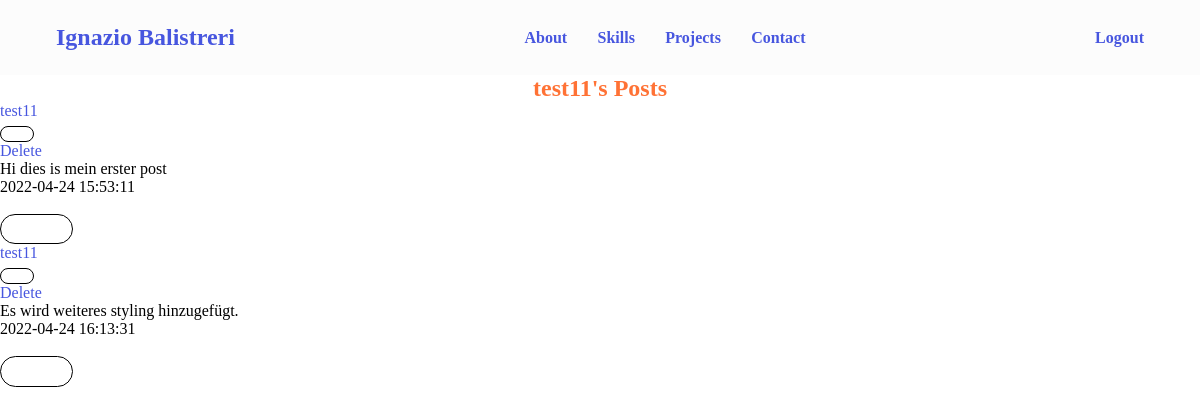
The app's page /posts/test11 (signed in), older data.
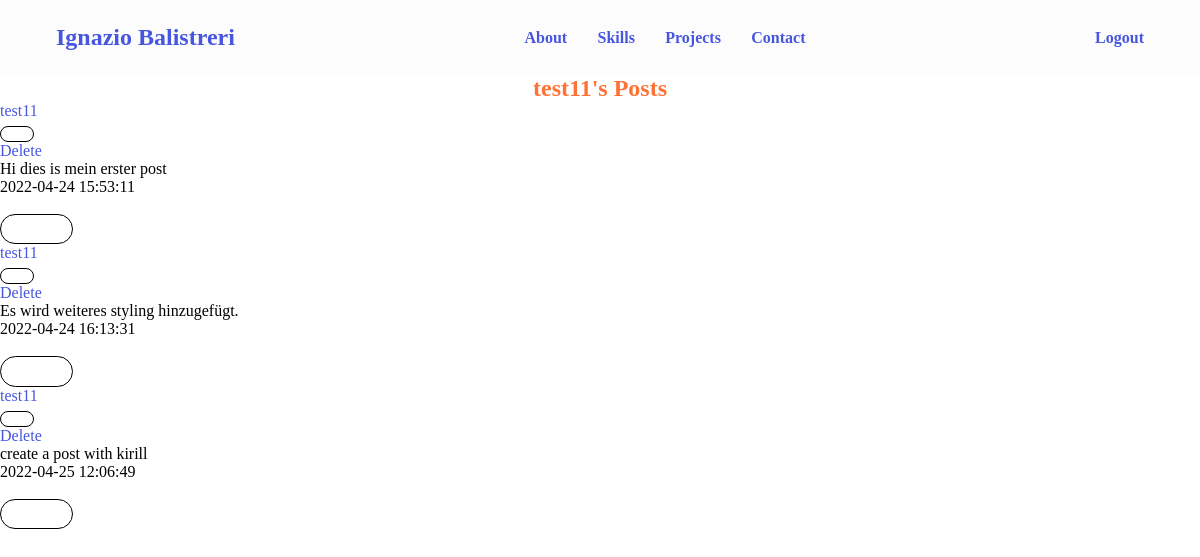
The same page, newer data.
### website/models.py (models this page shows)
class User(db.Model, UserMixin):
    id = db.Column(db.Integer, primary_key=True)
    email = db.Column(db.String(80), unique=True)
    username = db.Column(db.String(80), unique=True)
    password = db.Column(db.String(80))
    date_created = db.Column(db.DateTime(timezone=True), default=func.now())
    posts = db.relationship("Post", backref="user", passive_deletes=True)

class Post(db.Model):
    id = db.Column(db.Integer, primary_key=True)
    text = db.Column(db.Text, nullable=False)
    date_created = db.Column(db.DateTime(timezone=True), default=func.now())
    author = db.Column(db.Integer, db.ForeignKey("user.id", ondelete="CASCADE"), nullable=False)

### website/views.py (the view)
@views.route("/posts/<username>")
@login_required
def posts(username):
    user = User.query.filter_by(username=username).first()
    if not user:
        flash("User does not exist.", category="error")
        return redirect(url_for("views.index"))
    posts = Post.query.filter_by(author=user.id).all()
    return render_template("posts.html", user=current_user, posts=posts, username=username)

### website/__init__.py (called while the page is built)
def create_app():
    app = Flask(__name__)
    app.config['SECRET_KEY'] = "helloworld"
    app.config["SQLALCHEMY_DATABASE_URI"] = f"sqlite:///{DB_NAME}"
    db.init_app(app)
    from .views import views
    from .auth import auth
    app.register_blueprint(views, url_prefix="/")
    app.register_blueprint(auth, url_prefix="/")
    from .models import User, Post
    create_database(app)
    login_manager = LoginManager()
    login_manager.login_view = "auth.login"
    login_manager.init_app(app)
    @login_manager.user_loader
    def load_user(id):
        return User.query.get(int(id))
    return app

### website/templates/posts.html (shortened to what this page needs)
{% extends "posts_div.html" %}
{% block header %}
{{username}}'s Posts
{% endblock %}

### website/templates/posts_div.html (shortened to what this page needs)
{% extends "base.html" %}
{% block content %}
<h2 class="create-post-h2">{% block header %}Take a look at other postings{% endblock %}</h2>
<div id="posts">
    {% for post in posts %}
    <div class="card border-dark">
        <div class="card-header d-flex justify-content-between align-items-center">
            <a href="/posts/{{post.user.username}}">{{post.user.username}}</a>
            {% if user.id == post.author %}
            <div class="btn-group">
                <button type="button" class="btn btn-sm btn-primary dropdown-toggle" data-bs-toggle="dropdown">
                </button>
                <ul class="dropdown-menu">
                    <li><a href="/delete-post/{{post.id}}" class="dropdown-item">Delete</a></li>
                </ul>
            </div>
            {% endif %}
        </div>
        <div class="card-body">
            <div class="card-text">{{post.text}}</div>
        </div>
        <div class="card-footer text-muted">{{post.date_created}}</div>
    </div>
    <br>
    <div>
        <a href="/index"><button type="button" class="btn btn-lg btn-secondary">Back</button></a>
    </div>
    {% endfor %}
</div>
{% endblock %}

### website/templates/base.html (shortened to what this page needs)
<!DOCTYPE html>
<html lang="en">
  <head>
    <link rel="stylesheet" href='../static/css/contact-button.css'>
    <link rel="stylesheet" href='../static/css/LogSign.css'>
    <link rel="stylesheet" href='../static/css/style.css'>
  </head>
<body>
  <nav>
    <h1><a href="index">Ignazio Balistreri</a></h1>
    <ul class="navigation">
      <li><a href="#about" class="nav-link">About</a></li>
      <li><a href="#skills" class="nav-link">Skills</a></li>
      <li><a href="#projects" class="nav-link">Projects</a></li>
      <li><a href="#contact" class="nav-link">Contact</a></li>
    </ul>
    <ul class="navbar-mid">
      {% if user.is_authenticated %}
        <li><a href="logout" class="nav-link">Logout</a></li>
      {% else %}
        <li><a href="signup" class="nav-link">Sign Up</a></li>
        <li><a href="login" class="nav-link">Log In</a></li>
      {% endif %}
    </ul>
  </nav>
  <div>{% block content %}{% endblock %}</div>
</body>
</html>

### website/static/css/LogSign.css (style rules this page uses)
h1 { font-weight: bold; margin: 0; }
ul { list-style-type: none; }
a { text-decoration: none; color: var(--primary-color); }
button { border-radius: 20px; border: var(--primary-color); background: var(--primary-color); color: white; font-size: 12px; font-weight: bold; padding: 12px 45px; letter-spacing: 1px; text-transform: uppercase; transition: transform 80ms ease-in; }
.btn { cursor: pointer; display: inline-block; background: none; border: 1px black solid; border-radius: 50px; padding: 7px 16px; line-height: 1.2; text-align: center; text-decoration: none; }

### website/static/css/style.css (style rules this page uses)
:root { --variable-name: value; }
:root { --font-family: "Old-Standard-TT"; --normal-font: 400; --bold-font: 700; --bolder-font: 900; --bg-color: #fcfcfc; --primary-color: #4756df; --secondary-color: #ff7235; --primary-shadow: #8b8eaf; --secondary-shadow: #a17a69; --bottom-margin: 0.5rem; --bottom-margin-2: 1rem; --line-height: 1.7rem; --transition: 0.3s; }
html { scroll-behavior: smooth; }
* { margin: 0; padding: 0; box-sizing: border-box; }
ul { list-style-type: none; }
a { text-decoration: none; color: var(--primary-color); }
body { font-family: var(--font-family); }
nav { position: sticky; top: 0; left: 0; z-index: 1; display: flex; align-items: center; justify-content: space-between; padding: 1.5rem 3.5rem; background-color: var(--bg-color); box-shadow: 0 3px 5px rgba(0, 0 0, 0.1); }
nav h1 { color: var(--primary-color); }
nav a { transition: var(--transition); color: var(--primary-color); }
nav ul { display: flex; gap: 1.9rem; }
nav ul li { font-weight: var(--bold-font); }
.create-post-h2 { text-align: center; color: var(--secondary-color); }

Row changes from the older to the newer data that the page shows:
added Post: user.username "test11", text "create a post with kirill", date_created "2022-04-25 12:06:49"
